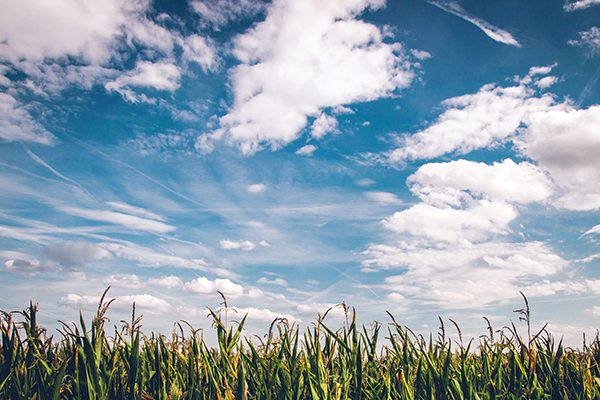
#> input picture TIL/field.bmp, 600 x 400 px
$ python local_otsu.py
#> lines starting #> are read from the running program, lines starting #| are printed output that depends on the picture; after the words box and inside, x2 and y2 are one past the last pixel; in counts of white or black regions, pixels touching at a corner belong together
import sys
import numpy as np
import cv2

src = cv2.imread('field.bmp', cv2.IMREAD_GRAYSCALE)
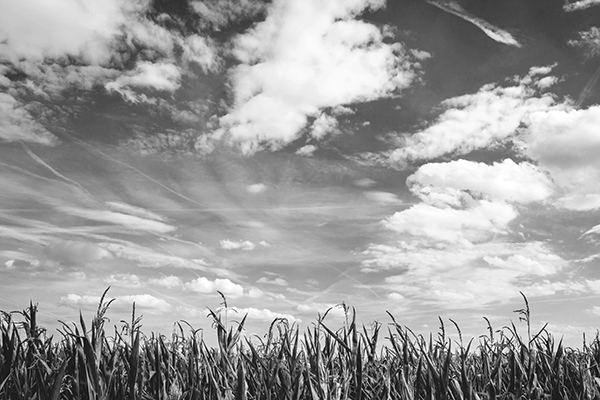
#> src: shape (400, 600); min 0, max 255, mean 156.2

if src is None:
    print('Image load failed!')
    sys.exit()

# 전역 이진화 by otsu's method
_, dst1 = cv2.threshold(src, 0, 255, cv2.THRESH_BINARY| cv2.THRESH_OTSU)
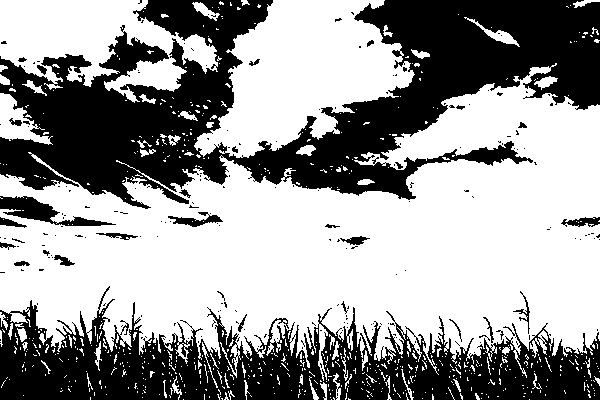
#> dst1: shape (400, 600); 60.3% white; 214 black regions (185 under 20 px), largest, box (x1, y1, x2, y2) and area: (0, 0, 600, 209) 59071, (0, 286, 600, 400) 32417, (0, 196, 116, 226) 1260

# 지역 이진화 by otsu's method
dst2 = np.zeros(src.shape, np.uint8)

bw = src.shape[1] // 4
#> bw = 150
bh = src.shape[0] // 4
#> bh = 100

for y in range(4):
    for x in range(4):
        src_ = src[y*bh: (y +1)*bh, x*bw:(x+1)*bw]
        dst_ = dst2[y*bh: (y +1)*bh, x*bw:(x+1)*bw]
        cv2.threshold(src_, 0 , 255, cv2.THRESH_BINARY | cv2.THRESH_OTSU, dst_)
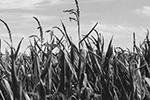
#> src_: shape (100, 150); min 0, max 255, mean 134.9

cv2.imshow('src', src)
cv2.imshow('dst1', dst1)
cv2.imshow('dst2', dst2)
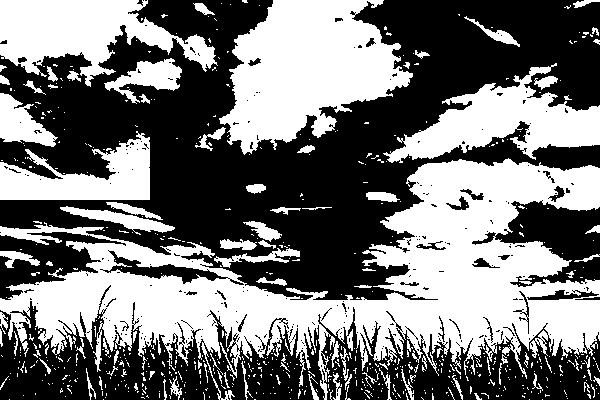
#> window 'dst2': shape (400, 600); 46.4% white; 670 white regions (576 under 20 px), largest, box (x1, y1, x2, y2) and area: (0, 158, 600, 400) 56359, (219, 0, 413, 155) 18079, (0, 0, 218, 87) 9509
cv2.waitKey()
cv2.destroyAllWindows()

$ run again, with TIL/airplane.bmp copied over TIL/field.bmp
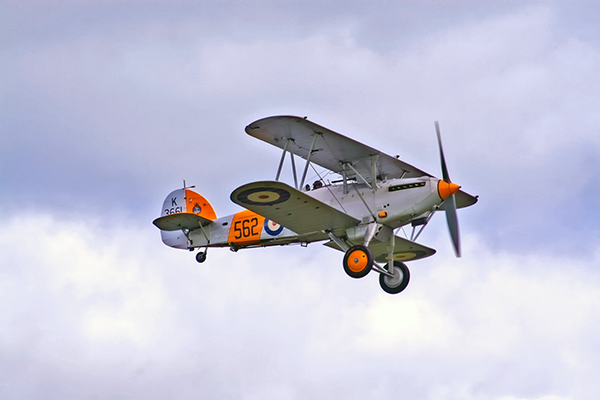
#> input picture TIL/airplane.bmp, 600 x 400 px
#> `_, dst1 = cv2.threshold(src, 0, 255, cv2.THRESH_BINARY| cv2.THRESH_OTSU)`:
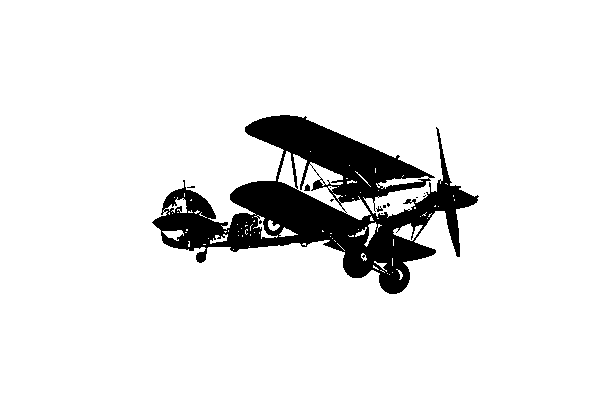
#> dst1: shape (400, 600); 90.8% white; 13 black regions (10 under 20 px), largest, box (x1, y1, x2, y2) and area: (152, 115, 479, 294) 22011, (304, 184, 310, 191) 30, (376, 206, 383, 212) 21
#> `cv2.imshow('dst2', dst2)`:
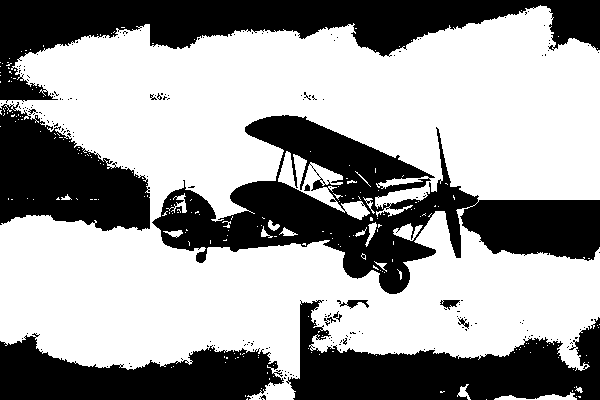
#> window 'dst2': shape (400, 600); 61.5% white; 208 black regions (196 under 20 px), largest, box (x1, y1, x2, y2) and area: (152, 115, 600, 294) 29855, (0, 0, 600, 103) 22610, (286, 300, 600, 400) 15385

$ run again, with TIL/cat.bmp copied over TIL/field.bmp
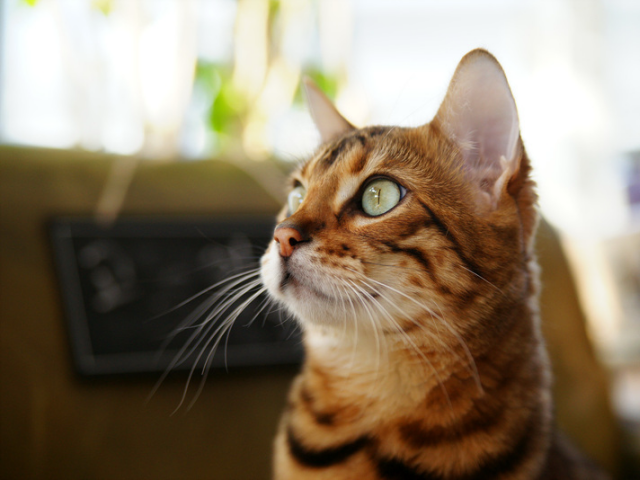
#> input picture TIL/cat.bmp, 640 x 480 px
#> dst1: shape (480, 640); 42% white; 82 white regions (69 under 20 px), largest, box (x1, y1, x2, y2) and area: (0, 0, 640, 415) 115705, (231, 238, 433, 400) 11488, (366, 183, 399, 214) 597
#> after the loop `for y in range(4):`:
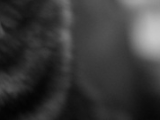
#> src_: shape (120, 160); min 3, max 200, mean 56
#> `cv2.imshow('dst2', dst2)`:
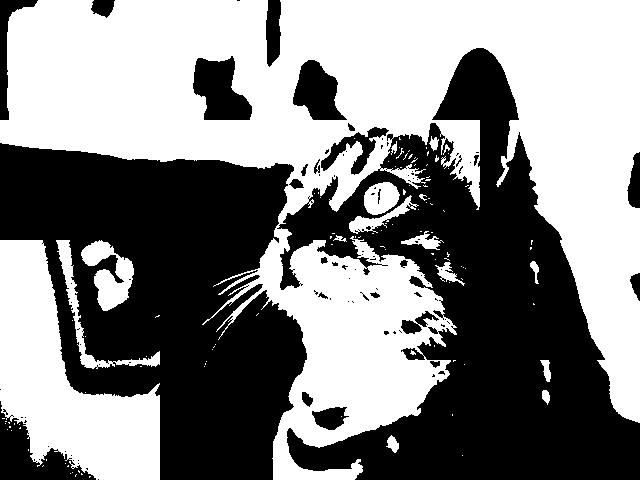
#> window 'dst2': shape (480, 640); 52.2% white; 101 black regions (75 under 20 px), largest, box (x1, y1, x2, y2) and area: (277, 48, 640, 480) 69196, (0, 143, 307, 480) 64364, (0, 401, 96, 480) 2952

$ run again, with TIL/HappyFish.jpg saved as TIL/field.bmp
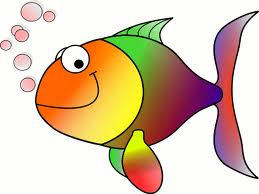
#> input picture TIL/HappyFish.jpg, 259 x 194 px
#> `_, dst1 = cv2.threshold(src, 0, 255, cv2.THRESH_BINARY| cv2.THRESH_OTSU)`:
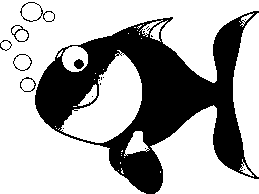
#> dst1: shape (194, 259); 68% white; 19 black regions (12 under 20 px), largest, box (x1, y1, x2, y2) and area: (35, 11, 259, 194) 15659, (20, 2, 55, 22) 105, (11, 25, 29, 42) 74
#> `cv2.imshow('dst2', dst2)`:
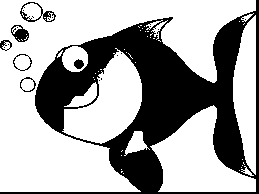
#> window 'dst2': shape (194, 259); 65.7% white; 21 black regions (14 under 20 px), largest, box (x1, y1, x2, y2) and area: (0, 0, 259, 194) 16582, (20, 2, 56, 22) 189, (11, 25, 29, 42) 180
